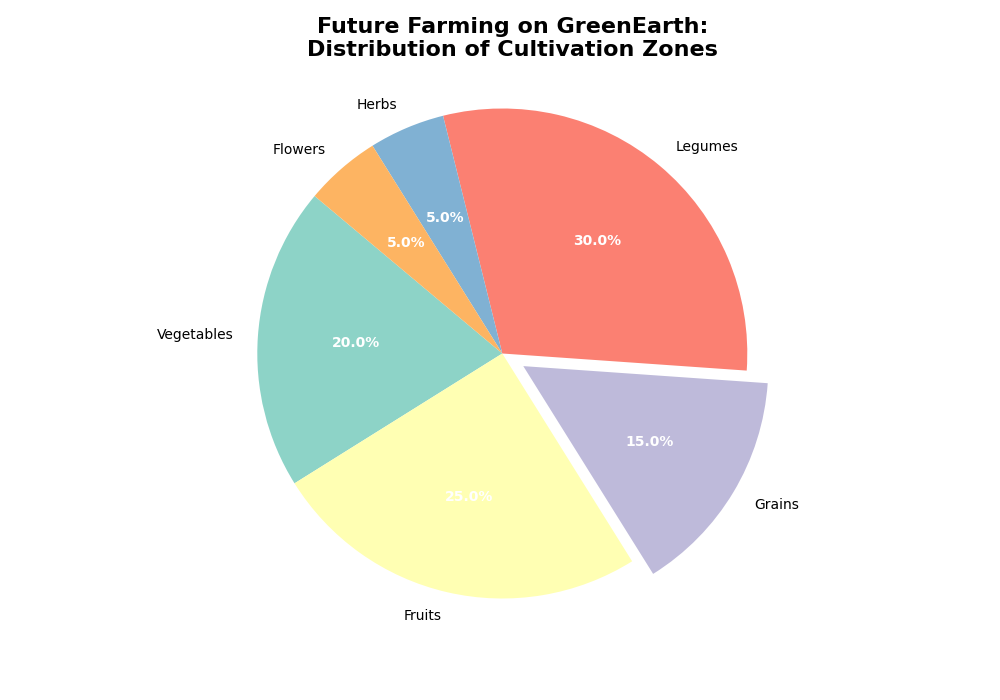

This figure's Python source:
import matplotlib.pyplot as plt
import numpy as np

zones = ['Vegetables', 'Fruits', 'Grains', 'Legumes', 'Herbs', 'Flowers']
zone_acres = np.array([20, 25, 15, 30, 5, 5])
colors = ['#8dd3c7', '#ffffb3', '#bebada', '#fb8072', '#80b1d3', '#fdb462']
explode = (0, 0, 0.1, 0, 0, 0)

fig, ax = plt.subplots(figsize=(10, 7))
wedges, texts, autotexts = ax.pie(
    zone_acres, 
    explode=explode, 
    labels=zones, 
    colors=colors,
    autopct='%1.1f%%', 
    startangle=140
)

for autotext in autotexts:
    autotext.set_color('white')
    autotext.set_fontsize(10)
    autotext.set_weight('bold')

ax.axis('equal')

plt.title(
    'Future Farming on GreenEarth:\nDistribution of Cultivation Zones', 
    fontsize=16, 
    weight='bold', 
    pad=20
)

plt.show()
